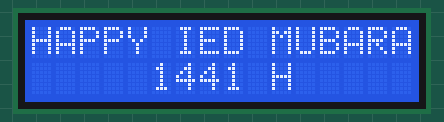
Simulated run of this sketch. Board: Arduino Uno, built with avr-gcc and run on an emulated ATmega328P. Shown: 16×2 character LCD.

Above: at 0.1 s.
At 1.1 s:
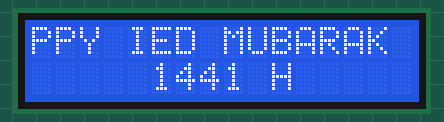
At 2.6 s:
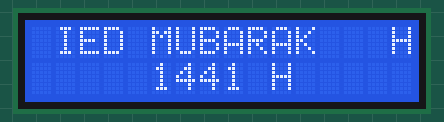
At 5.2 s:
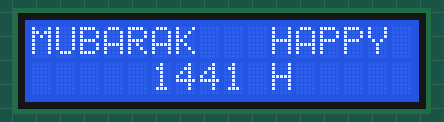
At 7.7 s:
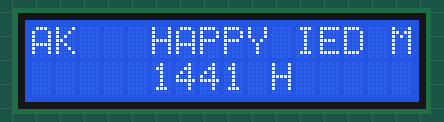
At 10.7 s:
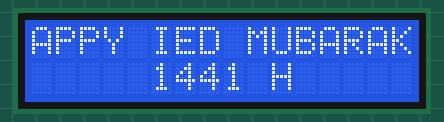

The sketch:

lcdcoba1.ino
```cpp
#include <LiquidCrystal.h>

// Setting LCD RS E D4 D5 D6 D7
LiquidCrystal lcd(6, 7, 9, 10, 11, 12);

char a[21]="HAPPY IED MUBARAK   ",t[21],b[17]="     1441 H     ";
void setup(){
// pilih LCD 16 x 2
  lcd.begin(16,2);
  lcd.print(a);
}

int i=0;
void loop(){
// pindah ke baris kolom 1 baris ke 2
// array selalu dimulai dari 0
  for(int j=0;j<=20;j++){
    t[j]=a[(j+i)%20];
  }
  lcd.setCursor(0,0);
  lcd.print(t);
  lcd.setCursor(0,1);
  lcd.print(b);
  delay(500);
  i++;
}
```

Measured:
- by itself, everything shown: repeats every 10.1 s, in 20 steps
- what the display in image 1 shows lasts 0.5 s, from 1.1 s to 1.6 s
